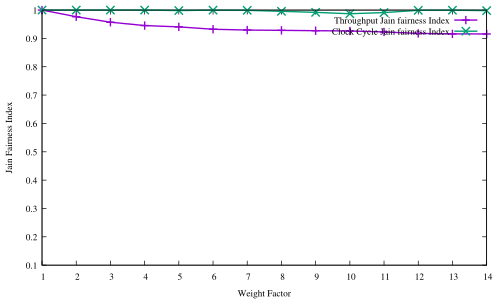

gnuplot code for this plot:
#! xgp flow_pps.dat
# Created the Fri Dec  8 02:30:12 CET 2017 with:
#   ____________________________
#  /                            \
# /        xgp        __________/
# \__________________/.:nonsns:.
#
 
#-------------------------------------
# SHAPES:
# (c)ircle  (t)riangle (i)nv.tri.
#           (d)iamond  (s)quare
# FILLING:
# (f)illed  (o)paque  (e)mpty (default)
#-------------------------------------
   s=4  ; es=s  ; fs=s+1 ; os=s+66
   c=6  ; ec=c  ; fc=c+1 ; oc=os+1
   t=8  ; et=t  ; ft=t+1 ; ot=oc+1
   i=10 ; ei=i  ; fi=i+1 ; oi=ot+1
   d=12 ; ed=d  ; fd=d+1 ; od=oi+1
   p=14 ; ep=p  ; fp=p+1 ; op=od+1
#-------------------------------------
#  e.g.:  
#  empty circles vs filled squares
#  plot "file" u 1:3 w p pt ec, 
#           "" u 1:4 w lp pt fs
#-------------------------------------

#Happy gnuplotting


set out "jain_throughput_fairdroplol.pdf"
set term pdf font "Times,10"
#set pointsize 1.25

set key top righ
#set ylabel "Per flow rate [pps]"
set xlabel "Weight Factor"
set xtics 1
set yrange [0.1:1]
set ylabel "Jain Fairness Index"

plot \
'FAIRDROPLOL_jainfairness.dat' every 2:2 u ($0+1):5 title "Throughput Jain fairness Index" lw 2 w lp,\
'FAIRDROPLOL_jainfairness.dat' every 2:2:1 u ($0+1):6 title "Clock Cycle Jain fairness Index" lw 2 w lp
#'jain_fairness_class_fairdrop.dat' u ($0+1):6 lw 2 w lp
#'flow_pps.dat'  u ($0+1-0.25):(f($1)/1000000)           t 'Per Flow Throughput'  axes x1y1 with boxes
